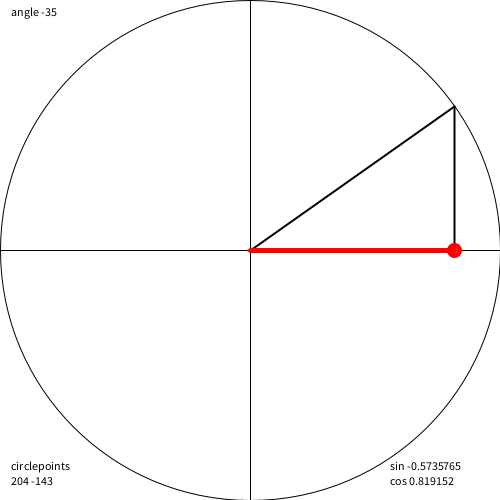
Frame 1 (no input)
Frame 60 (the mouse pressed at the canvas centre just before this capture): identical to frame 1, image omitted
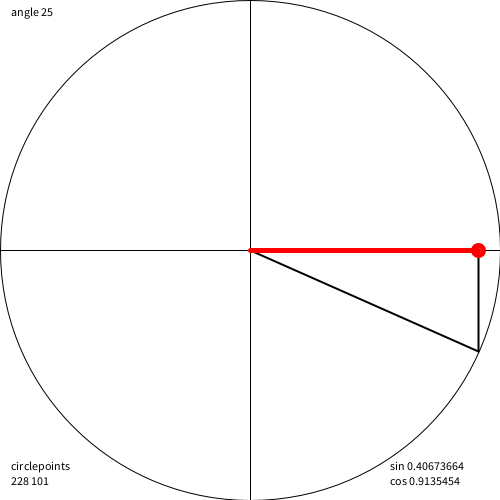
Frame 120 (the mouse held since frame 60 and released just before this capture)

The Processing sketch that drew these frames (run headless with seeded random() and noise(); from frame 60 on, the mouse is pressed at the canvas centre):

// Processing sketch: processing_135420
// ── processing_135420.pde

// circular motion using basic trigonometry. 
// Hypothenuse = radius
// Opposite = vertical, results in y-position
// Adjacent = horizontal (red), results in x-position
// x-position = cos(angle)*radius
// y-position = sin(angle)*radius

void setup() {
  size(500, 500);
  background(255);
}
// we're defining the position of a point now with radius and angle, not as x + y
float radius = 250;
float angle = -35; // note that 0 degrees is in the 3 o'clock position

void draw() {
  float xcoord = cos(angle*TWO_PI/360)*radius; // here we calculate the x-position of the point
  float ycoord = sin(angle*TWO_PI/360)*radius; // here we calculate the y-position of the point
  background(255);
  translate(width/2, height/2); // let's move the coordinates into the center
  noFill();
  strokeWeight(1);
  stroke(0);
  ellipse(0, 0, 500, 500);
  line(-250, 0, 250, 0);
  line(0, -250, 0, 250);
  if (mousePressed) {
    angle = angle + 1; // the triangle moves when pressed
  }

  // horizontal motion of the red dot, fast in the middle, slow on the outside
  stroke(0);
  strokeWeight(2);
  line(0, 0, xcoord, ycoord);
  line(xcoord, ycoord, xcoord, 0);
  stroke(255, 0, 0);
  strokeWeight(5);
  line(0, 0, xcoord, 0);
  ellipse(xcoord, 0, 10, 10);

  // 
  fill(0);
  text("angle "+int(angle%360), -240, -235);
  text("circlepoints", -240, 220); // x/y position of the dot on the circle
  text(int(xcoord)+" "+int(ycoord), -240, 235);
  text("sin "+ycoord/radius, 140, 220);
  text("cos "+xcoord/radius, 140, 235);
}
